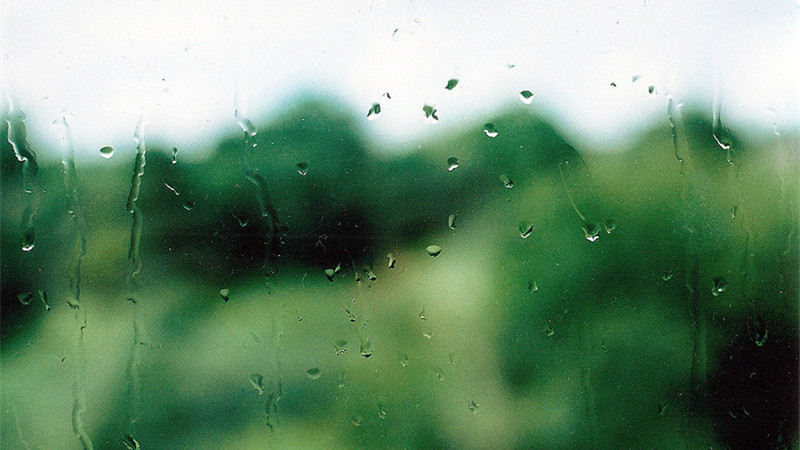
//> input picture opencv_base/IOU/rain.jpg, 800 x 450 px
$ ./main ../opencv_base/IOU/rain.jpg   (built with g++ and OpenCV 4)
//> lines starting //> are read from the running program, lines starting //| are printed output that depends on the picture
#include "opencv2/core/core.hpp"
#include "opencv2/imgproc/imgproc.hpp"
#include "opencv2/highgui/highgui.hpp"
#include <iostream>
#include <stdlib.h>
#include <stdio.h>

using namespace cv;
using namespace std;


Mat src,hsv,hue;
int bins = 25;

static void Hist_and_Backproj(int, void*);

int main(int argc, char ** argv)
{
	src = imread(argv[1],1);
//> src is the input picture: 450 rows x 800 cols, CV_8UC3; mean B, G, R 113.5, 142, 109.7
	if(!src.data){
		printf("imread load failed\n");
		return -1;
	}

	cvtColor(src,hsv,CV_BGR2HSV);
//> hsv: 450 rows x 800 cols, CV_8UC3; mean H, S, V 67.5, 94.4, 142.5

	hue.create(hsv.size(),hsv.depth());
	int ch[] = {0,0};
	mixChannels(&hsv,1,&hue,1,ch,1);
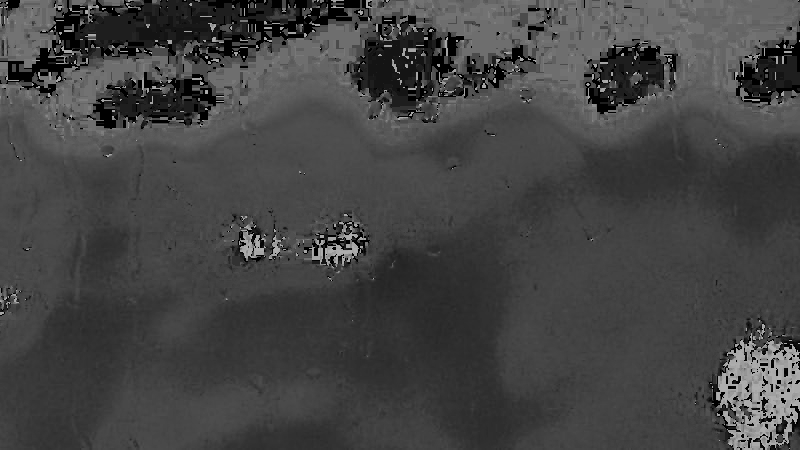
//> hue: 450 rows x 800 cols, CV_8UC1; min 0, max 177, mean 67.5

	char* window_image = "Source image";
	namedWindow(window_image,CV_WINDOW_AUTOSIZE);
	createTrackbar("* Hue bins:",window_image,&bins,180, Hist_and_Backproj);
	Hist_and_Backproj(0,0);

	imshow(window_image,src);

   	waitKey(0);

    return 0;
}

static void Hist_and_Backproj(int, void*)
{
	Mat hist;
	int histSize = MAX(bins,2);
	float hue_range[] = {0,180};
	const float * ranges = {hue_range};

	calcHist(&hue,1,0,Mat(),hist,1,&histSize,&ranges,true,false);
//> hist = 25 values, max 82579 at index 9, min 164 at index 18, mean 14400
	normalize(hist,hist,0,255,NORM_MINMAX,-1,Mat());
//> hist = 25 values, max 255 at index 9, min 0 at index 18, mean 44.05

	Mat backproj;
	calcBackProject(&hue,1,0,hist,backproj,&ranges,1,true);
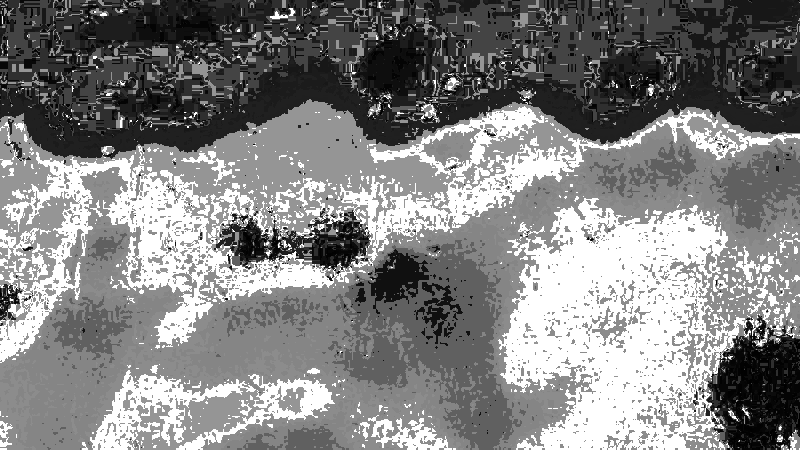
//> backproj: 450 rows x 800 cols, CV_8UC1; min 0, max 255, mean 131.1

	imshow("Backproj",backproj);

	int w = 400, h = 400;
	int bin_w = cvRound((double)w / histSize);
	Mat histImg = Mat::zeros(w,h,CV_8UC3);

	for(int i = 0; i < bins; i ++){
		rectangle(histImg,Point(i*bin_w,h), Point((i+1)*bin_w,h-cvRound(hist.at<float>(i)*h/255.0)),Scalar(0,0,255),-1);
	}
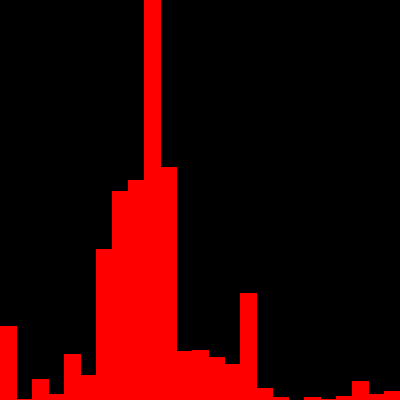
//> histImg: 400 rows x 400 cols, CV_8UC3; mean B, G, R 0, 0, 45

	imshow("Histogram",histImg);
}
